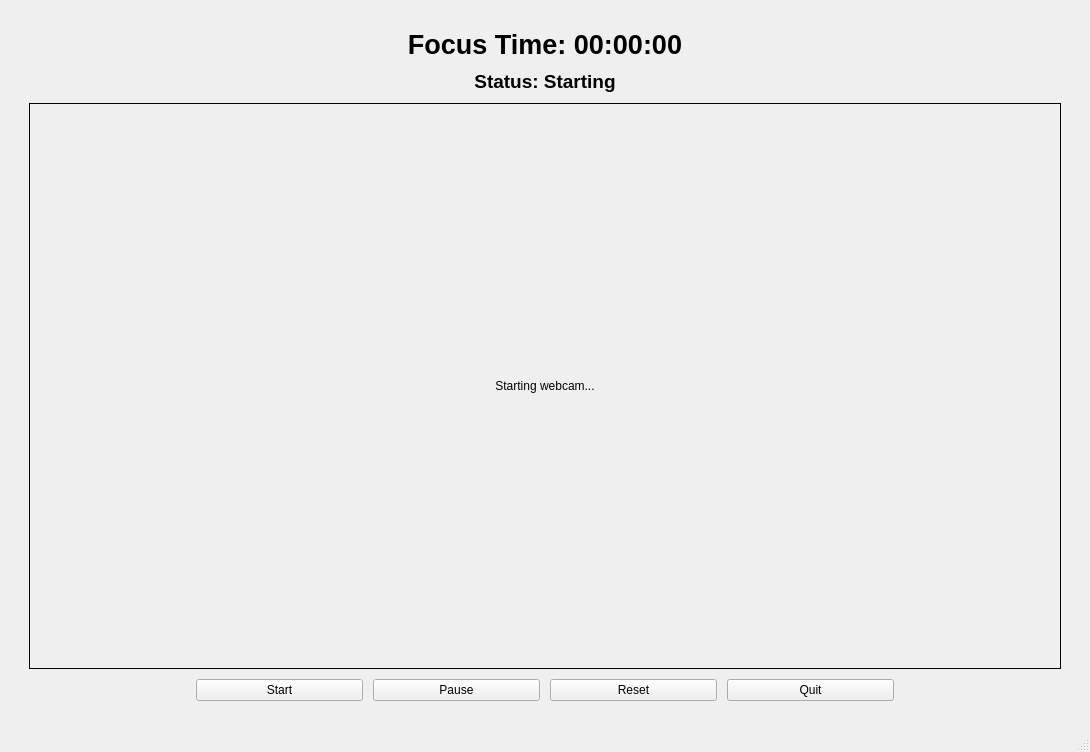
<?xml version="1.0" encoding="UTF-8"?>
<ui version="4.0">
 <class>MainWindow</class>
 <widget class="QMainWindow" name="MainWindow">
  <property name="geometry">
   <rect>
    <x>0</x>
    <y>0</y>
    <width>1090</width>
    <height>752</height>
   </rect>
  </property>
  <property name="sizePolicy">
   <sizepolicy hsizetype="Expanding" vsizetype="Expanding">
    <horstretch>0</horstretch>
    <verstretch>0</verstretch>
   </sizepolicy>
  </property>
  <property name="windowTitle">
   <string>Focus Detector</string>
  </property>
  <widget class="QWidget" name="centralwidget">
   <property name="sizePolicy">
    <sizepolicy hsizetype="Expanding" vsizetype="Expanding">
     <horstretch>0</horstretch>
     <verstretch>0</verstretch>
    </sizepolicy>
   </property>
   <layout class="QVBoxLayout" name="verticalLayout_2">
    <item>
     <layout class="QVBoxLayout" name="verticalLayout" stretch="0,0,1,0">
      <property name="spacing">
       <number>10</number>
      </property>
      <property name="sizeConstraint">
       <enum>QLayout::SizeConstraint::SetDefaultConstraint</enum>
      </property>
      <property name="leftMargin">
       <number>20</number>
      </property>
      <property name="topMargin">
       <number>20</number>
      </property>
      <property name="rightMargin">
       <number>20</number>
      </property>
      <property name="bottomMargin">
       <number>20</number>
      </property>
      <item>
       <widget class="QLabel" name="time_label">
        <property name="sizePolicy">
         <sizepolicy hsizetype="Expanding" vsizetype="Preferred">
          <horstretch>0</horstretch>
          <verstretch>0</verstretch>
         </sizepolicy>
        </property>
        <property name="font">
         <font>
          <pointsize>20</pointsize>
          <bold>true</bold>
         </font>
        </property>
        <property name="text">
         <string>Focus Time: 00:00:00</string>
        </property>
        <property name="alignment">
         <set>Qt::AlignmentFlag::AlignCenter</set>
        </property>
       </widget>
      </item>
      <item>
       <widget class="QLabel" name="status_label">
        <property name="sizePolicy">
         <sizepolicy hsizetype="Expanding" vsizetype="Preferred">
          <horstretch>0</horstretch>
          <verstretch>0</verstretch>
         </sizepolicy>
        </property>
        <property name="font">
         <font>
          <pointsize>14</pointsize>
          <bold>true</bold>
         </font>
        </property>
        <property name="text">
         <string>Status: Starting</string>
        </property>
        <property name="alignment">
         <set>Qt::AlignmentFlag::AlignCenter</set>
        </property>
       </widget>
      </item>
      <item>
       <widget class="QLabel" name="camera_label">
        <property name="sizePolicy">
         <sizepolicy hsizetype="Expanding" vsizetype="Expanding">
          <horstretch>0</horstretch>
          <verstretch>0</verstretch>
         </sizepolicy>
        </property>
        <property name="minimumSize">
         <size>
          <width>640</width>
          <height>480</height>
         </size>
        </property>
        <property name="frameShape">
         <enum>QFrame::Shape::Box</enum>
        </property>
        <property name="text">
         <string>Starting webcam...</string>
        </property>
        <property name="alignment">
         <set>Qt::AlignmentFlag::AlignCenter</set>
        </property>
       </widget>
      </item>
      <item>
       <layout class="QHBoxLayout" name="horizontalLayout">
        <property name="spacing">
         <number>10</number>
        </property>
        <item>
         <spacer name="horizontalSpacer">
          <property name="orientation">
           <enum>Qt::Orientation::Horizontal</enum>
          </property>
          <property name="sizeHint" stdset="0">
           <size>
            <width>16</width>
            <height>20</height>
           </size>
          </property>
         </spacer>
        </item>
        <item>
         <widget class="QPushButton" name="start_button">
          <property name="sizePolicy">
           <sizepolicy hsizetype="Expanding" vsizetype="Fixed">
            <horstretch>0</horstretch>
            <verstretch>0</verstretch>
           </sizepolicy>
          </property>
          <property name="text">
           <string>Start</string>
          </property>
         </widget>
        </item>
        <item>
         <widget class="QPushButton" name="pause_button">
          <property name="sizePolicy">
           <sizepolicy hsizetype="Expanding" vsizetype="Fixed">
            <horstretch>0</horstretch>
            <verstretch>0</verstretch>
           </sizepolicy>
          </property>
          <property name="text">
           <string>Pause</string>
          </property>
         </widget>
        </item>
        <item>
         <widget class="QPushButton" name="reset_button">
          <property name="sizePolicy">
           <sizepolicy hsizetype="Expanding" vsizetype="Fixed">
            <horstretch>0</horstretch>
            <verstretch>0</verstretch>
           </sizepolicy>
          </property>
          <property name="text">
           <string>Reset</string>
          </property>
         </widget>
        </item>
        <item>
         <widget class="QPushButton" name="quit_button">
          <property name="sizePolicy">
           <sizepolicy hsizetype="Expanding" vsizetype="Fixed">
            <horstretch>0</horstretch>
            <verstretch>0</verstretch>
           </sizepolicy>
          </property>
          <property name="text">
           <string>Quit</string>
          </property>
         </widget>
        </item>
        <item>
         <spacer name="horizontalSpacer_2">
          <property name="orientation">
           <enum>Qt::Orientation::Horizontal</enum>
          </property>
          <property name="sizeHint" stdset="0">
           <size>
            <width>16</width>
            <height>10</height>
           </size>
          </property>
         </spacer>
        </item>
       </layout>
      </item>
     </layout>
    </item>
   </layout>
  </widget>
  <widget class="QMenuBar" name="menubar">
   <property name="geometry">
    <rect>
     <x>0</x>
     <y>0</y>
     <width>1090</width>
     <height>33</height>
    </rect>
   </property>
  </widget>
  <widget class="QStatusBar" name="statusbar"/>
 </widget>
 <resources/>
 <connections/>
</ui>
